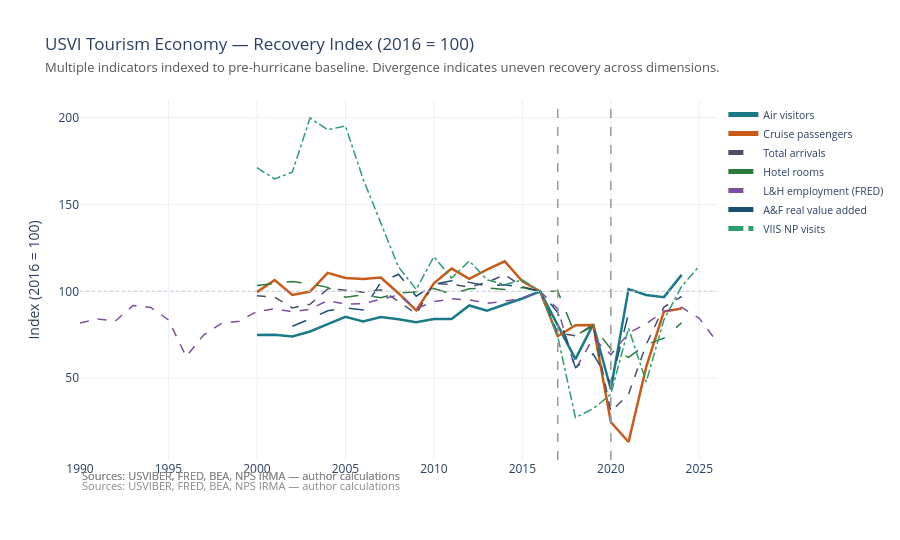

Notebook cell for this chart:
### Markdown cell above
---
## 2. Full Recovery Index Chart

### Code cell
series_styles = [
    # Primary arrival-mode series (air vs cruise)
    ("Air visitors", PALETTE["air_visitors"], "solid", 2.5),
    ("Cruise passengers", PALETTE["cruise"], "solid", 2.5),
    # Secondary series
    ("Total arrivals", PALETTE["total"], "dash", 1.5),
    ("Overnight tourists", PALETTE["tourists"], "dot", 1.5),
    ("Hotel rooms", PALETTE["rooms"], "longdash", 1.5),
    ("L&H employment (FRED)", PALETTE["employment"], "dash", 1.5),
    ("A&F real value added", PALETTE["value_added"], "longdash", 1.5),
    ("VIIS NP visits", PALETTE["nps_viis"], "dashdot", 1.5),
]

fig = go.Figure()
for name, color, dash, width in series_styles:
    if name not in idx_wide.columns:
        continue
    sub = idx_wide[["year", name]].dropna()
    fig.add_trace(
        go.Scatter(
            x=sub["year"],
            y=sub[name],
            mode="lines",
            name=name,
            line=dict(color=color, dash=dash, width=width),
        )
    )

fig.add_hline(
    y=100,
    line=dict(color="#ccc", width=1, dash="dot"),
    annotation_text="2016 = 100",
    annotation_position="right",
    annotation_font=dict(size=10, color="#999"),
)
for x_val, label in [(2017, "Irma & Maria"), (2020, "COVID-19")]:
    fig.add_vline(
        x=x_val,
        line=dict(color="#999", width=1.5, dash="dash"),
        annotation_text=label,
        annotation_position="top",
        annotation_font=dict(size=10, color="#666"),
    )

fig.update_layout(
    title=dict(
        text="USVI Tourism Economy — Recovery Index (2016 = 100)<br>"
        '<span style="font-size:13px;color:#555">Multiple indicators indexed to pre-hurricane baseline. '
        "Divergence indicates uneven recovery across dimensions.</span>",
        font=dict(size=17),
    ),
    yaxis_title="Index (2016 = 100)",
    height=540,
    legend=dict(orientation="v", yanchor="top", y=1, xanchor="left", x=1.01),
    margin=dict(r=180),
    annotations=[
        dict(
            xref="paper",
            yref="paper",
            x=0,
            y=-0.07,
            text='<span style="color:#888;font-size:11px">Sources: USVIBER, FRED, BEA, NPS IRMA — author calculations</span>',
            showarrow=False,
            xanchor="left",
        )
    ],
)
fig.show()

### Figure 1 — Plotly figure (JSON) as saved in the notebook; plotly's stock layout.template omitted (floating-point values rounded to 4 significant figures)
{"data": [{"line": {"color": "#1b7a8a", "dash": "solid", "width": 2.5}, "mode": "lines", "name": "Air visitors", "type": "scatter", "x": [2000, 2001, 2002, 2003, 2004, 2005, 2006, 2007, 2008, 2009, 2010, 2011, 2012, 2013, 2014, 2015, 2016, 2017, 2018, 2019, 2020, 2021, 2022, 2023, 2024], "y": [74.83, 75.02, 74.03, 76.85, 81.08, 85.34, 82.59, 85.21, 83.94, 82.22, 84.1, 84.1, 91.84, 88.87, 92.41, 95.87, 100.0, 80.19, 60.98, 80.92, 43.62, 101.3, 97.88, 96.65, 109.5]}, {"line": {"color": "#c85a1a", "dash": "solid", "width": 2.5}, "mode": "lines", "name": "Cruise passengers", "type": "scatter", "x": [2000, 2001, 2002, 2003, 2004, 2005, 2006, 2007, 2008, 2009, 2010, 2011, 2012, 2013, 2014, 2015, 2016, 2017, 2018, 2019, 2020, 2021, 2022, 2023, 2024], "y": [99.53, 106.5, 97.86, 99.84, 110.6, 107.6, 107.1, 107.9, 98.9, 89.06, 104.6, 113.1, 107.2, 112.5, 117.3, 105.7, 100.0, 74.14, 80.53, 80.66, 24.79, 13.25, 56.46, 88.33, 90.04]}, {"line": {"color": "#4a4e69", "dash": "dash", "width": 1.5}, "mode": "lines", "name": "Total arrivals", "type": "scatter", "x": [2000, 2001, 2002, 2003, 2004, 2005, 2006, 2007, 2008, 2009, 2010, 2011, 2012, 2013, 2014, 2015, 2016, 2017, 2018, 2019, 2020, 2021, 2022, 2023, 2024], "y": [97.38, 96.63, 90.41, 92.57, 101.4, 100.7, 99.47, 100.8, 94.22, 86.92, 104.4, 104.0, 102.4, 105.1, 109.5, 102.7, 100.0, 76.03, 74.42, 80.75, 30.68, 40.77, 69.4, 90.92, 97.01]}, {"line": {"color": "#2a7a3b", "dash": "longdash", "width": 1.5}, "mode": "lines", "name": "Hotel rooms", "type": "scatter", "x": [2000, 2001, 2002, 2003, 2004, 2005, 2006, 2007, 2008, 2009, 2010, 2011, 2012, 2013, 2014, 2015, 2016, 2017, 2018, 2019, 2020, 2021, 2022, 2023, 2024], "y": [103.4, 104.4, 105.7, 104.3, 102.3, 96.54, 97.91, 96.31, 99.03, 99.74, 101.5, 98.43, 101.4, 102.0, 101.0, 102.2, 100.0, 100.0, 74.73, 79.86, 66.88, 61.98, 69.36, 73.0, 81.88]}, {"line": {"color": "#7b4f9e", "dash": "dash", "width": 1.5}, "mode": "lines", "name": "L&H employment (FRED)", "type": "scatter", "x": [1990, 1991, 1992, 1993, 1994, 1995, 1996, 1997, 1998, 1999, 2000, 2001, 2002, 2003, 2004, 2005, 2006, 2007, 2008, 2009, 2010, 2011, 2012, 2013, 2014, 2015, 2016, 2017, 2018, 2019, 2020, 2021, 2022, 2023, 2024, 2025, 2026], "y": [81.8, 84.07, 82.88, 91.87, 90.68, 83.53, 62.41, 74.97, 81.47, 82.77, 88.41, 89.92, 88.19, 89.71, 94.69, 92.52, 92.96, 95.45, 97.83, 90.14, 94.04, 95.67, 95.02, 93.07, 94.26, 96.21, 100.0, 89.92, 55.04, 73.02, 63.6, 75.84, 81.47, 88.3, 90.79, 84.4, 70.93]}, {"line": {"color": "#1a4f72", "dash": "longdash", "width": 1.5}, "mode": "lines", "name": "A&F real value added", "type": "scatter", "x": [2002, 2003, 2004, 2005, 2006, 2007, 2008, 2009, 2010, 2011, 2012, 2013, 2014, 2015, 2016, 2017, 2018, 2019, 2020, 2021], "y": [79.91, 84.11, 88.79, 90.42, 89.25, 105.1, 109.8, 97.2, 104.0, 106.1, 105.1, 103.0, 103.7, 102.3, 100.0, 87.85, 56.07, 64.02, 46.73, 87.15]}, {"line": {"color": "#2d9e6b", "dash": "dashdot", "width": 1.5}, "mode": "lines", "name": "VIIS NP visits", "type": "scatter", "x": [2000, 2001, 2002, 2003, 2004, 2005, 2006, 2007, 2008, 2009, 2010, 2011, 2012, 2013, 2014, 2015, 2016, 2017, 2018, 2019, 2020, 2021, 2022, 2023, 2024, 2025], "y": [171.1, 164.7, 168.6, 199.8, 192.9, 195.2, 164.7, 138.9, 114.0, 101.1, 120.0, 107.6, 117.5, 106.6, 103.8, 106.6, 100.0, 74.0, 27.3, 32.43, 40.73, 78.77, 47.83, 83.55, 102.8, 114.5]}], "layout": {"annotations": [{"font": {"color": "#999", "size": 10}, "showarrow": false, "text": "<span style=\"color:#888;font-size:11px\">Sources: USVIBER, FRED, BEA, NPS IRMA — author calculations</span>", "x": 0, "xanchor": "left", "xref": "paper", "y": -0.07, "yanchor": "middle", "yref": "paper"}, {"font": {"color": "#666", "size": 10}, "showarrow": false, "text": "<span style=\"color:#888;font-size:11px\">Sources: USVIBER, FRED, BEA, NPS IRMA — author calculations</span>", "x": 0, "xanchor": "left", "xref": "paper", "y": -0.07, "yanchor": "bottom", "yref": "paper"}, {"font": {"color": "#666", "size": 10}, "showarrow": false, "text": "<span style=\"color:#888;font-size:11px\">Sources: USVIBER, FRED, BEA, NPS IRMA — author calculations</span>", "x": 0, "xanchor": "left", "xref": "paper", "y": -0.07, "yanchor": "bottom", "yref": "paper"}], "height": 540, "legend": {"orientation": "v", "x": 1.01, "xanchor": "left", "y": 1, "yanchor": "top"}, "margin": {"r": 180}, "shapes": [{"line": {"color": "#ccc", "dash": "dot", "width": 1}, "type": "line", "x0": 0, "x1": 1, "xref": "x domain", "y0": 100, "y1": 100, "yref": "y"}, {"line": {"color": "#999", "dash": "dash", "width": 1.5}, "type": "line", "x0": 2017, "x1": 2017, "xref": "x", "y0": 0, "y1": 1, "yref": "y domain"}, {"line": {"color": "#999", "dash": "dash", "width": 1.5}, "type": "line", "x0": 2020, "x1": 2020, "xref": "x", "y0": 0, "y1": 1, "yref": "y domain"}], "title": {"font": {"size": 17}, "text": "USVI Tourism Economy — Recovery Index (2016 = 100)<br><span style=\"font-size:13px;color:#555\">Multiple indicators indexed to pre-hurricane baseline. Divergence indicates uneven recovery across dimensions.</span>"}, "yaxis": {"title": {"text": "Index (2016 = 100)"}}}}
